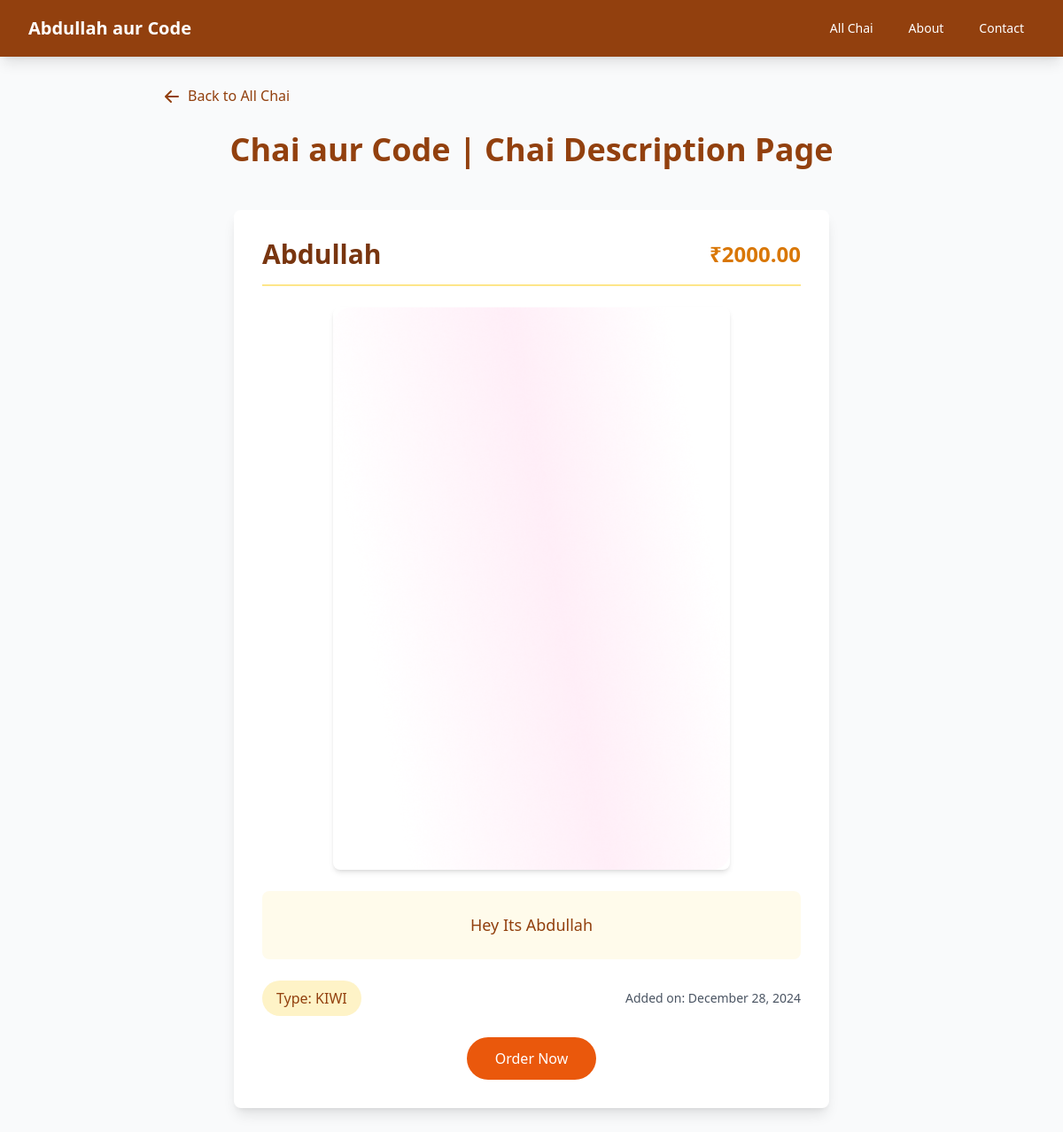
The page /chai/3/ on the database its author committed.
### chai/models.py (models this page shows, shortened)
class ChaiVarity(models.Model):
    CHAI_TYPE_CHOICE = [
        ("ML", "MASALA"),
        ("GR", "GINGER"),
        ("KI", "KIWI"),
        ("PL", "PLAIN"),
        ("EL", "ELAICHI"),
    ]
    name = models.CharField(max_length=50)
    image = models.ImageField(upload_to="chais/")
    date_added = models.DateTimeField(default=timezone.now)
    type = models.CharField(max_length=2, choices=CHAI_TYPE_CHOICE)
    description = models.TextField(default="")
    price = models.DecimalField(max_digits=6, decimal_places=2, default=0.00)

### chai/views.py (the view)
# urls.py: path("<int:chai_id>/", views.chai_detail, name="chai_detail"),
def chai_detail(request, chai_id):
    chai = get_object_or_404(ChaiVarity, pk=chai_id)
    return render(request, "chai/chai_detail.html", {"chai": chai})

### chai/templates/chai/chai_detail.html (shortened to what this page needs)
{% extends "layout.html" %}
{% block content %}
<div class="container mx-auto px-4 py-8">
    <div class="mb-6 ml-20">
        <a href="{% url 'all_chai' %}" class="inline-flex items-center text-amber-800 hover:text-amber-900 transition-all duration-300 group">
            <span class="border-b-2 border-transparent hover:border-amber-800 transition-all duration-300">Back to All Chai</span>
        </a>
    </div>
    <h1 class="text-4xl font-bold text-center text-amber-800 mb-12">
        Chai aur Code | Chai Description Page
    </h1>
    <div class="max-w-2xl mx-auto bg-white rounded-lg shadow-lg p-8">
        <div class="space-y-6">
            <div class="flex justify-between items-center border-b-2 border-amber-200 pb-4">
                <h3 class="text-3xl font-semibold text-amber-900">
                    {{chai.name}}
                </h3>
                <span class="text-2xl font-bold text-amber-600">₹{{chai.price}}</span>
            </div>
            <div class="flex justify-center mb-8">
                <img src="{{chai.image.url}}" alt="{{chai.name}}" class="rounded-lg shadow-md w-full max-w-md object-cover">
            </div>
            <div class="bg-amber-50 rounded-lg p-6">
                <h5 class="text-lg text-amber-800 leading-relaxed text-center">
                    {{chai.description}}
                </h5>
            </div>
            <div class="flex justify-between items-center mt-6">
                <span class="inline-flex items-center px-4 py-2 bg-amber-100 text-amber-800 rounded-full font-medium">
                    Type: {% for type_code, type_name in chai.CHAI_TYPE_CHOICE %}
                            {% if type_code == chai.type %}
                                {{type_name}}
                            {% endif %}
                          {% endfor %}
                </span>
                <span class="text-sm text-gray-600">
                    Added on: {{chai.date_added|date:"F d, Y"}}
                </span>
            </div>
            <div class="mt-8 flex justify-center">
                <button class="bg-orange-600 text-white px-8 py-3 rounded-full hover:bg-orange-700 transition-colors font-medium">
                    Order Now
                </button>
            </div>
        </div>
    </div>
</div>
{% endblock %}

### static/style.css (style rules this page uses)
body { background-color: black; color: white; }
h1 { text-align: center; font-size: 2em; }

### rows shown on the page
ChaiVarity: name "Abdullah", price "2000.00", image (picture), description "Hey Its Abdullah", date_added "December 28, 2024"

### other values the page prints
{{ type_name }} "KIWI"
